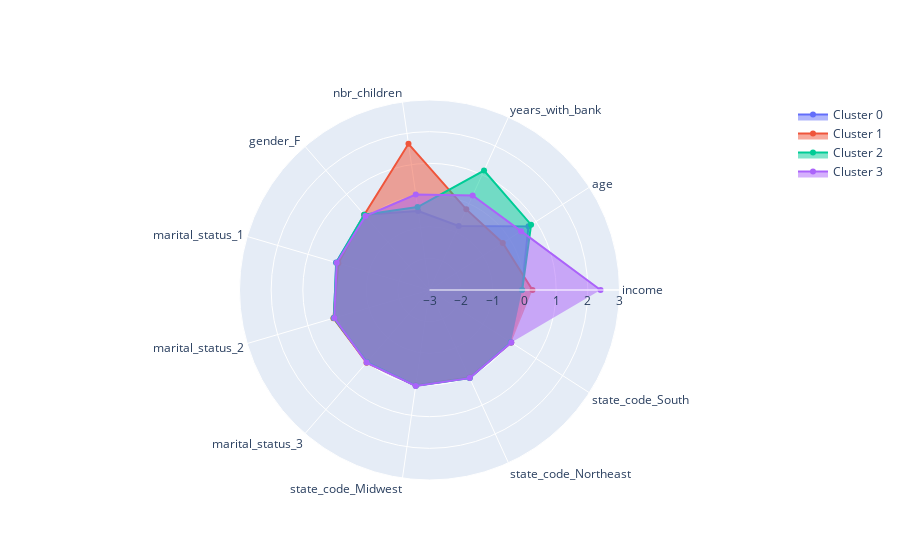

The notebook cell saved with this chart:
### Code cell
features = list(means.columns)

fig = go.Figure()

clusters=[0,1,2,3]

for c in clusters:
    fig.add_trace(go.Scatterpolar(
          r=list(means.loc[c]),
          theta=features,
          fill='toself',
          name='Cluster '+str(c)
    ))

fig.update_layout(
      polar=dict(
        radialaxis=dict(
          visible=True,
          range=[-3, 3]
        )),
      showlegend=True
    )

fig.show()

### Figure 1 — Plotly figure (JSON) as saved in the notebook; plotly's stock layout.template omitted (floating-point values rounded to 4 significant figures)
{"data": [{"fill": "toself", "name": "Cluster 0", "r": [-0.08585, 0.7165, -0.7801, -0.4815, 0.1451, 0.07471, 0.1437, 0.01149, 0.05029, 0.04885, 0.06322], "theta": ["income", "age", "years_with_bank", "nbr_children", "gender_F ", "marital_status_1", "marital_status_2", "marital_status_3", "state_code_Midwest", "state_code_Northeast", "state_code_South"], "type": "scatterpolar"}, {"fill": "toself", "name": "Cluster 1", "r": [0.252, -0.2504, -0.2007, 1.664, 0.1457, 0, 0.1623, 0.03477, 0.04801, 0.04139, 0.06623], "theta": ["income", "age", "years_with_bank", "nbr_children", "gender_F ", "marital_status_1", "marital_status_2", "marital_status_3", "state_code_Midwest", "state_code_Northeast", "state_code_South"], "type": "scatterpolar", "visible": true}, {"fill": "toself", "name": "Cluster 2", "r": [-0.07273, 0.8135, 1.145, -0.3554, 0.1475, 0.06522, 0.1506, 0.01398, 0.05435, 0.0559, 0.05124], "theta": ["income", "age", "years_with_bank", "nbr_children", "gender_F ", "marital_status_1", "marital_status_2", "marital_status_3", "state_code_Midwest", "state_code_Northeast", "state_code_South"], "type": "scatterpolar", "visible": true}, {"fill": "toself", "name": "Cluster 3", "r": [2.401, 0.4372, 0.2818, 0.0434, 0.08898, 0.05508, 0.1356, 0.0339, 0.05932, 0.05932, 0.07203], "theta": ["income", "age", "years_with_bank", "nbr_children", "gender_F ", "marital_status_1", "marital_status_2", "marital_status_3", "state_code_Midwest", "state_code_Northeast", "state_code_South"], "type": "scatterpolar", "visible": true}], "layout": {"autosize": true, "polar": {"angularaxis": {"type": "category"}, "radialaxis": {"autorange": false, "range": [-3, 3], "type": "linear", "visible": true}}, "showlegend": true}}
